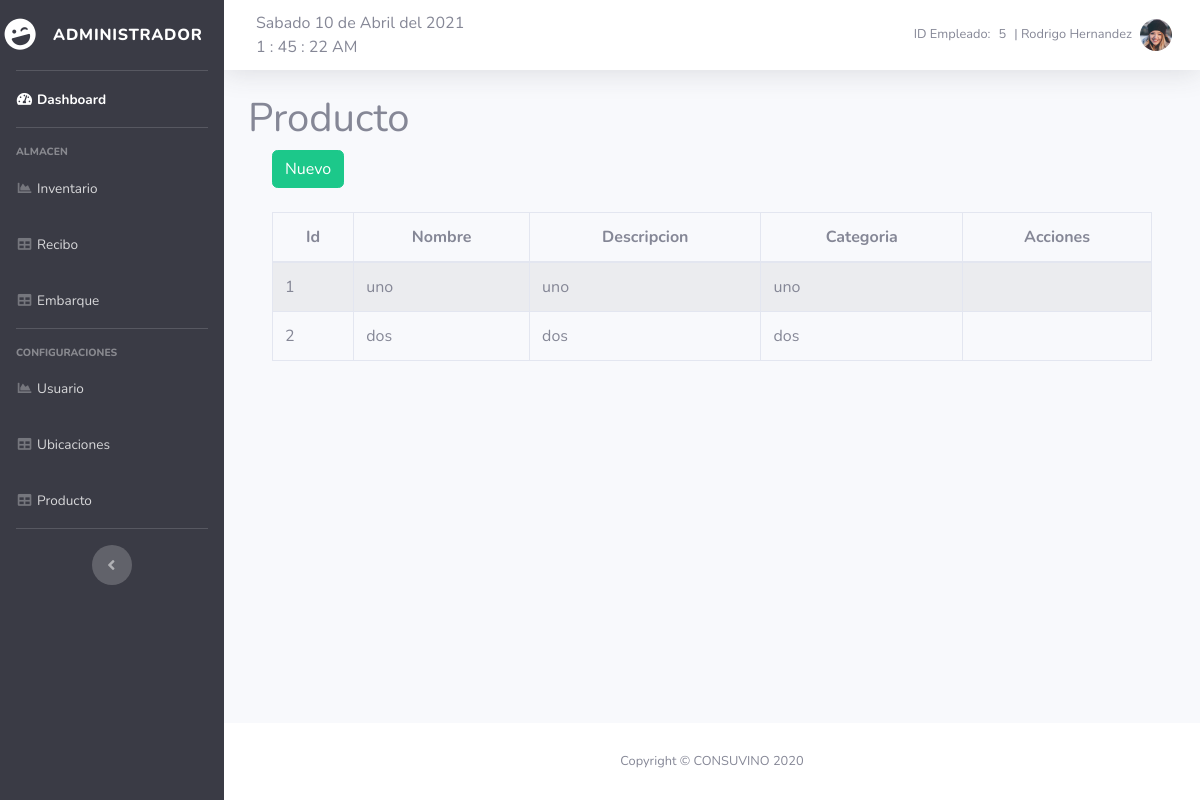
The app's page /producto.php (signed in), older data.
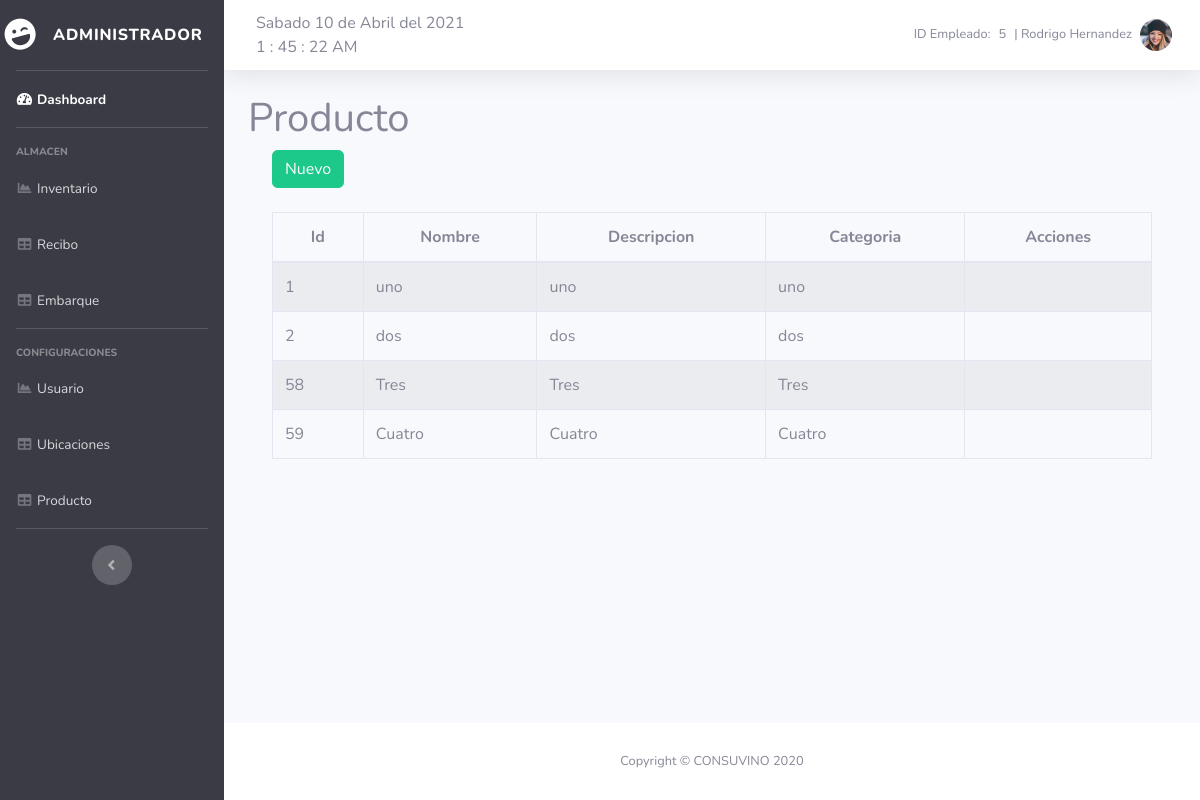
The same page, newer data.
### tables this page shows
CREATE TABLE `producto` (
                            `id` int(11) NOT NULL,
                            `nombre` varchar(50) NOT NULL,
                            `descripcion` varchar(100) NOT NULL,
                            `categoria` varchar(50) NOT NULL,
                            `existencia` int(11) DEFAULT 0,
                            `fechaEntrada` date DEFAULT NULL,
                            `cantidadEntrada` int(11) DEFAULT NULL,
                            `fechaSalida` varchar(50) DEFAULT NULL,
                            `cantidadSalida` int(11) DEFAULT NULL,
                            `IdEmpRecibo` int(11) DEFAULT NULL,
                            `IdEmpSurte` int(11) DEFAULT NULL
);

### producto.php (the view, shortened to what this page needs)
<?php require_once "vistas/parte_superior.php"?>
    <div class="container">
        <h1>Producto</h1>
        <?php
        $pdo = new Conexion();
        $query2 =$pdo->prepare("SELECT * FROM producto");
        $query2->execute();
        $data=$query2->fetchAll(PDO::FETCH_ASSOC);
        ?>
        <div class="container">
            <div class="row">
                <div class="col-lg-12">
                    <button id="btnNuevo" type="button" class="btn btn-success" data-toggle="modal">Nuevo</button>
                </div>
            </div>
        </div>
        <br>
        <div class="container">
            <div class="row">
                <div class="col-lg-12">
                    <div class="table-responsive">
                        <table id="tablaProducto" class="table table-striped table-bordered table-condensed" style="width:100%">
                            <thead class="text-center">
                            <tr>
                                <th>Id</th>
                                <th>Nombre</th>
                                <th>Descripcion</th>
                                <th>Categoria</th>
                                <th>Acciones</th>
                            </tr>
                            </thead>
                            <tbody>
                            <?php
                            foreach($data as $dat) {
                                ?>
                                <tr>
                                    <td><?php echo $dat['id'] ?></td>
                                    <td><?php echo $dat['nombre'] ?></td>
                                    <td><?php echo $dat['descripcion'] ?></td>
                                    <td><?php echo $dat['categoria'] ?></td>
                                    <td></td>
                                </tr>
                                <?php
                            }
                            ?>
                            </tbody>
                        </table>
                    </div>
                </div>
            </div>
        </div>
    </div>
<?php require_once "vistas/parte_inferior.php"?>

Row changes from the older to the newer data that the page shows:
added producto: id "58", nombre "Tres", descripcion "Tres", categoria "Tres"
added producto: id "59", nombre "Cuatro", descripcion "Cuatro", categoria "Cuatro"
